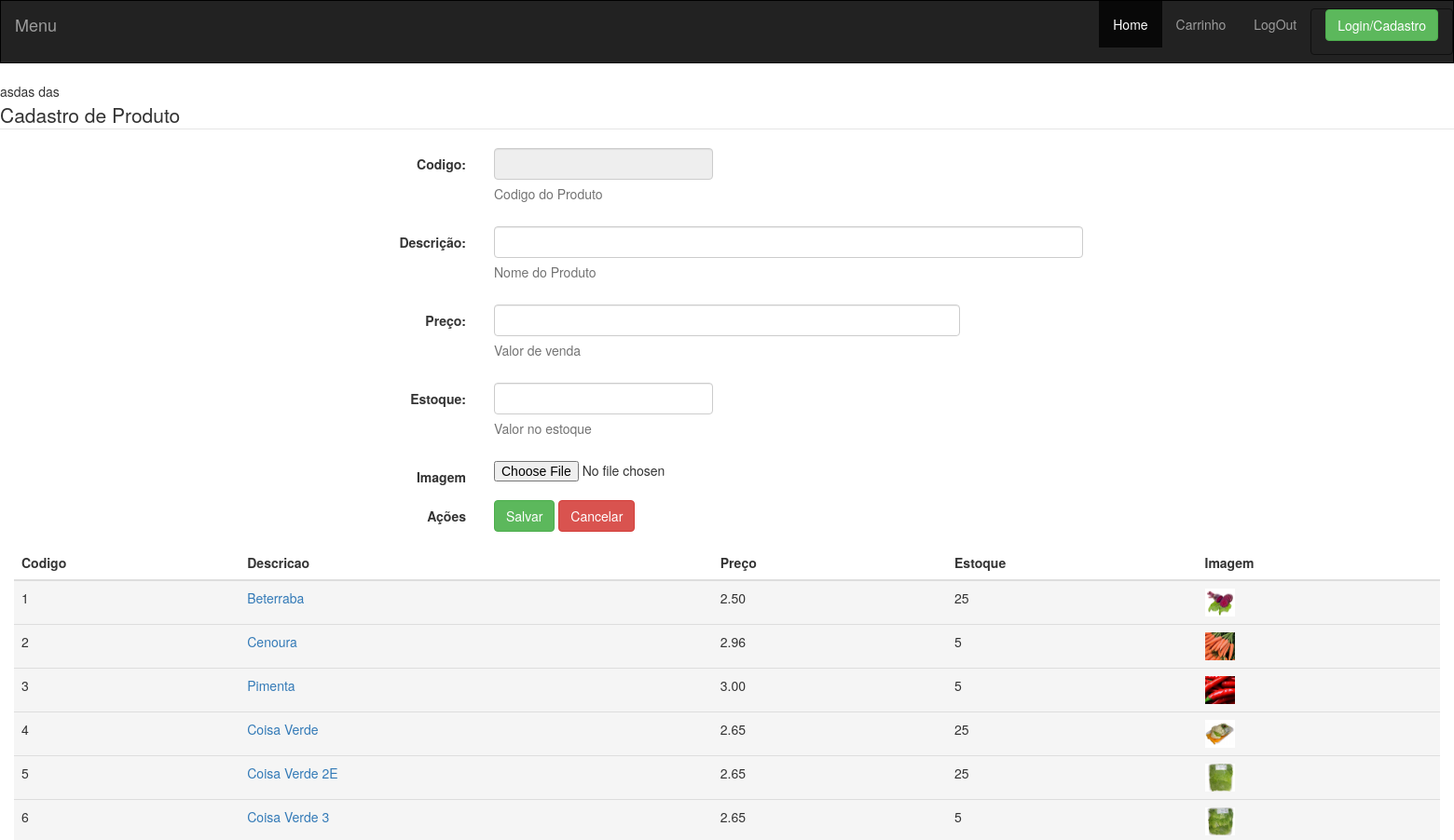
Before: /admin/produto.php (upper part) with the older database file.
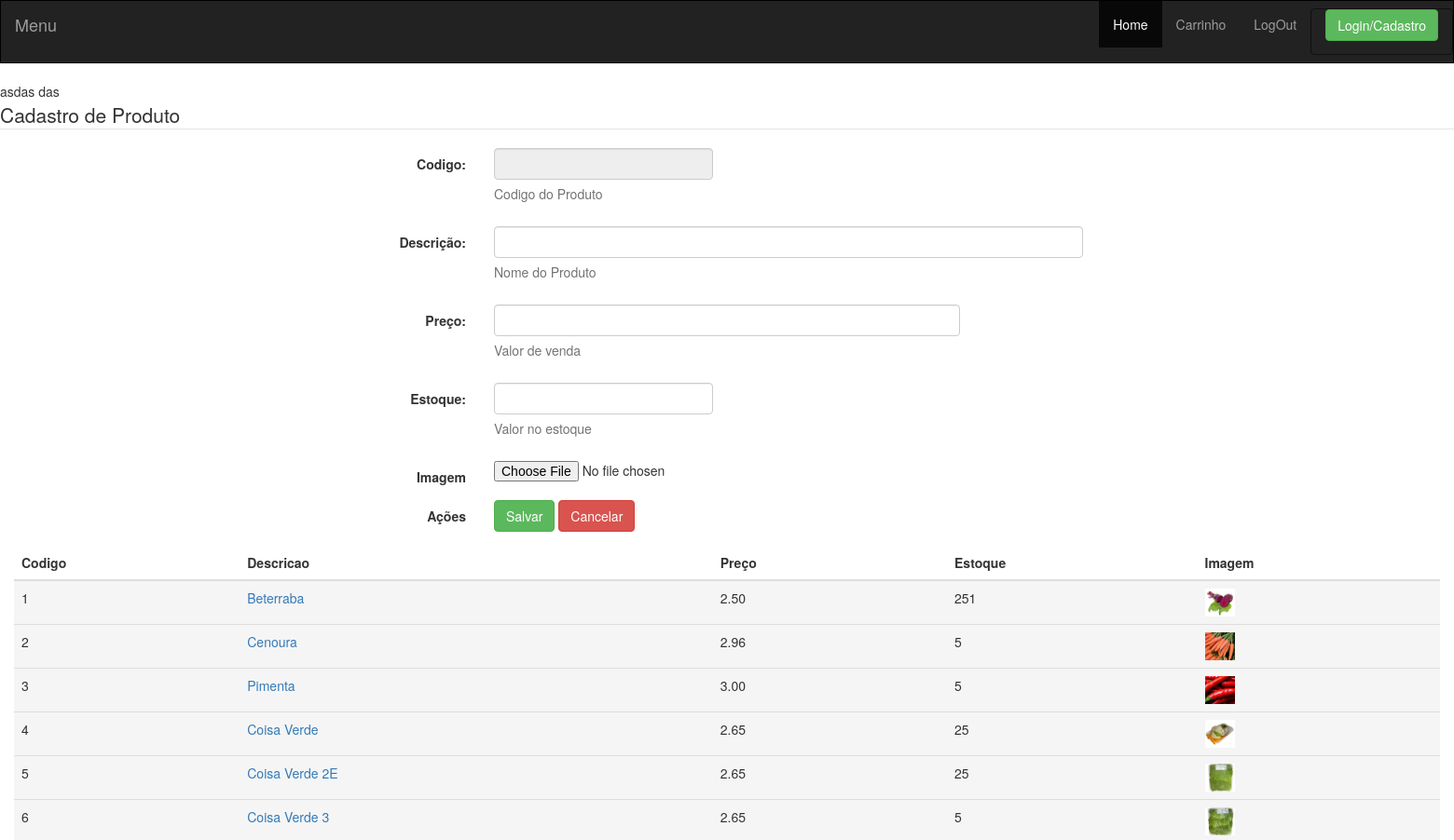
After: the same page with the newer database file.
### tables this page shows
CREATE TABLE IF NOT EXISTS `produto` (
  `codigo` bigint(20) NOT NULL AUTO_INCREMENT,
  `descricao` varchar(255) DEFAULT NULL,
  `estoque` bigint(20) DEFAULT NULL,
  `preco` float(10,2) DEFAULT NULL,
  `imagem` varchar(255) DEFAULT NULL,
  PRIMARY KEY (`codigo`),
  UNIQUE KEY `codigo` (`codigo`)
);

### model/Produto.class.php (called while the page is built, shortened)
<?php
class Produto {
    public $codigo;
    public $descricao;
    public $estoque;
    public $preco;
    function getCodigo() {
        return $this->codigo;
    }
    function getDescricao() {
        return $this->descricao;
    }
    function getEstoque() {
        return $this->estoque;
    }
    function getPreco() {
        return $this->preco;
    }
}

### controller/BeanAdminProduto.class.php (called while the page is built, shortened)
<?php
require_once dirname(__DIR__).'/controller/DBSelecte.class.php';
class BeanAdminProduto {
    public function listarProdutos(){
        $select = new Selecte();
        $listaprodutos = $select->exeQuery('produto');
        return ($listaprodutos);
    }
}

### controller/DBSelecte.class.php (called while the page is built, shortened)
<?php
class Selecte {
    private $Sql;
    public function exeQuery($tabela) {
        $this->Tabela = $tabela;
        $this->Sql = "Select * from {$this->Tabela}";
        $array = $this->prepareExec();
        return $array->FetchAll(PDO::FETCH_ASSOC);
    }
    private function prepareExec() {
        $this->Conn = new Conneccao();
        $con = $this->Conn->conectar();
        $stmt = $con->prepare($this->Sql);
        $stmt->execute();
        return $stmt;
    }
}

### admin/produto.php (the view, shortened to what this page needs)
<?php
include (dirname(__FILE__) . './header.php');
include (dirname(__FILE__) . './footer.php');
require_once  dirname(__DIR__).'/controller/BeanAdminProduto.class.php';
require_once(dirname(__DIR__) . "/model/Produto.class.php");
$admprod = new BeanAdminProduto();
$itens = $admprod->listarProdutos();
$produto = new Produto();
?>
<div class="row">
    <div class="col-md-12">
        <form class="form-horizontal" method="Post" action="produto.php" enctype='multipart/form-data'>
            <fieldset>
                <legend>Cadastro de Produto</legend>
                <div class="form-group">
                    <label class="col-md-4 control-label" for="textinput">Codigo:</label>
                    <div class="col-md-2">
                        <input id="textinput" name="textinput" placeholder="" class="form-control input-md" type="text" value="<?php echo $produto->getCodigo(); ?>" disabled="true">
                        <span class="help-block">Codigo do Produto</span>
                    </div>
                </div>
                <div class="form-group">
                    <label class="col-md-4 control-label" for="textinput">Descrição:</label>
                    <div class="col-md-5">
                        <input id="textinput" name="descricao" placeholder="" class="form-control input-md" type="text" value="<?php echo $produto->getDescricao(); ?>">
                        <span class="help-block">Nome do Produto</span>
                    </div>
                </div>
                <div class="form-group">
                    <label class="col-md-4 control-label" for="textinput">Preço:</label>
                    <div class="col-md-4">
                        <input id="textinput" name="preco" placeholder="" class="form-control input-md" type="text" value="<?php echo $produto->getPreco(); ?>">
                        <span class="help-block">Valor de venda</span>
                    </div>
                </div>
                <div class="form-group">
                    <label class="col-md-4 control-label" for="Text estoque">Estoque:</label>
                    <div class="col-md-2">
                        <input id="Text estoque" name="estoque" placeholder="" class="form-control input-md" type="text" value="<?php echo $produto->getEstoque(); ?>">
                        <span class="help-block">Valor no estoque</span>
                    </div>
                </div>
                <div class="form-group">
                    <label class="col-md-4 control-label" for="filebutton">Imagem</label>
                    <div class="col-md-4">
                        <input id="filebutton" name="imagem" class="input-file" type="file" value="">
                    </div>
                </div>
                <div class="form-group">
                    <label class="col-md-4 control-label" for="button1id">Ações</label>
                    <div class="col-md-8">
                        <button id="button1id" type="submit"  class="btn btn-success" name="gravar" value="true">Salvar</button>
                        <button id="button2id" type="reset"  class="btn btn-danger">Cancelar</button>
                    </div>
                </div>
            </fieldset>
        </form>
    </div>
</div>
<div class="row">
    <div class="col-md-12">
        <div class="container-fluid">
            <div class="row">
                <div class="col-md-12">
                    <table class="table">
                        <thead>
                            <tr>
                                <th>
                                   Codigo
                                </th>
                                <th>
                                    Descricao
                                </th>
                                <th>
                                    Preço
                                </th>
                                <th>
                                    Estoque
                                </th>
                                <th>
                                    Imagem
                                </th>
                            </tr>
                        </thead>
                        <tbody>
                            <?php
                            foreach ($itens as $key => $value) {
                                echo"<tr class = 'active'>";
                                echo"<td>{$value['codigo']}</td>";
                                echo"<td><a href='?alterar={$value['codigo']}'>{$value['descricao']}</a></td>";
                                echo"<td>{$value['preco']}</td>";
                                echo"<td>{$value['estoque']}</td>";
                                echo"<td> <img src='../imagens/produtos/{$value['imagem']}' alt='...' height='30px' width='32px'></td>";
                            }
                            ?>
                        </tbody>
                    </table>
                </div>
            </div>
        </div>
    </div>
</div>

### header.php (shortened to what this page needs)
<!DOCTYPE html>
<html>
    <head>
        <link href="bootstrap/css/bootstrap.css" rel="stylesheet" type="text/css"/>
        <link href="css/layout.css" rel="stylesheet" type="text/css"/>
    </head>
    <body>
        <div class="navbar navbar-static-top navbar-inverse">
            <div class="navbar-header">
                <a class="navbar-brand" href="#">Menu</a>
            </div>
            <div class="collapse navbar-collapse pull-right" >
                <ul class="nav navbar-nav ">
                    <li class="active"><a href="main.php">Home</a></li>
                    <li><a class="active" href="carrinho.php">Carrinho</a></li>
                    <li><a class="active" href="main.php?logout=true">LogOut</a></li>
                </ul>
                <div class="navbar navbar-form pull-right">
                    <a href="login.php"><button class="btn btn-success">Login/Cadastro</button></a>
                </div>
            </div>
        </div>

### footer.php (shortened to what this page needs)
    </body>
</html>

### css/layout.css (style rules this page uses)
.navbar { border: solid 1px black; }
body { padding:0px; }

Changed rows visible on the page:
changed produto "Beterraba": estoque "25" → "251"
